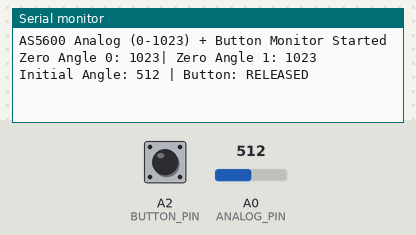
A sketch run on a simulated SparkFun Pro Micro, built with avr-gcc and run on an emulated ATmega32U4. Parts: the last lines printed to the serial monitor. The inputs (shaded band) are chosen by the test bench; at power-on: A0 (ANALOG_PIN) = 512, A2 (BUTTON_PIN) HIGH.

Above: at 1.2 s.
1.3 s: A0 (ANALOG_PIN) set to 716
At 2.5 s:
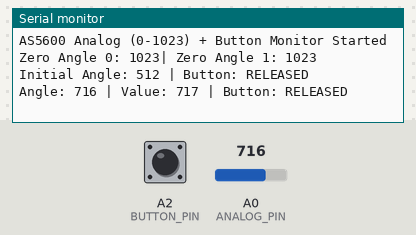
2.8 s: A2 (BUTTON_PIN) pulled LOW for 0.15 s
At 2.96 s:
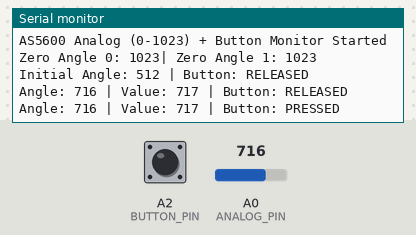
4.4 s: A0 (ANALOG_PIN) set to 900
At 5.1 s:
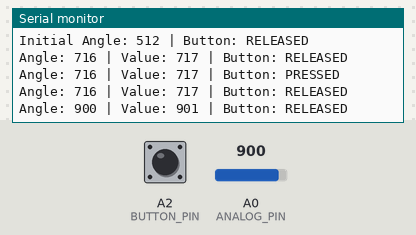
5.9 s: A2 (BUTTON_PIN) pulled LOW for 1 s
At 8.1 s:
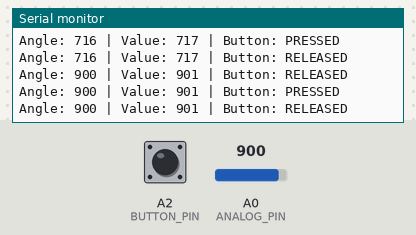

The sketch:

input_testing.ino
```cpp
// (licence header left out)
#include <EEPROM.h>

// Target:
//  Arduino Pro Micro
// Connections:
//  AS5600 Analog Mode (A0)
//  Pushbutton connected to ground using internal pullups (A2)

const int ANALOG_PIN = A0;
const int BUTTON_PIN = A2;

// Minimum angle step change (0..1023) required to trigger an update (effectively 0-256 -> 0-360)
const int ANGLE_CHANGE_THRESHOLD = 4;

// Debounce timing (ms)
const unsigned long DEBOUNCE_DELAY_MS = 30;

// Button state tracking (active LOW with INPUT_PULLUP)
int lastRawButtonState = HIGH;
int debouncedButtonState = HIGH;
unsigned long lastDebounceTime = 0;

// Angle state tracking
int lastAngle = -1;

// Angle 'zero' positions
int zeroAngle0 = 0;
int zeroAngle1 = 0;

void setup() {
  pinMode(ANALOG_PIN, INPUT);
  pinMode(BUTTON_PIN, INPUT_PULLUP);

  Serial.begin(115200);
  unsigned long startWait = millis();
  while (!Serial && (millis() - startWait < 3000)) {
    ;
  }

  Serial.println("AS5600 Analog (0-1023) + Button Monitor Started");

  debouncedButtonState = digitalRead(BUTTON_PIN);
  lastRawButtonState = debouncedButtonState;
  lastAngle = analogRead(ANALOG_PIN);

// If the pushbutton is down for 3s on startup, save the current angle as the 'zero' position
  startWait = millis();
  while ((debouncedButtonState == LOW) && (millis() - startWait < 3000)) {
    debouncedButtonState = digitalRead(BUTTON_PIN);
    // Write the 'zero' points to the first 4 bytes of the EEPROM (PDL0 - 16bits, PDL1 - 16bits)
    zeroAngle0 = analogRead(ANALOG_PIN);
    zeroAngle1 = analogRead(ANALOG_PIN);
    EEPROM.put(0, zeroAngle0);
    EEPROM.put(2, zeroAngle1);

    Serial.println("Angle zero values updated");
  }

  // Read the 'zero' angle values
  EEPROM.get(0, zeroAngle0);
  EEPROM.get(2, zeroAngle1);

  // In case the zero value was uninitialized, clamp it [0,1023]
  zeroAngle0 = zeroAngle0 & 0x03ff;
  zeroAngle1 = zeroAngle1 & 0x03ff;

  Serial.print("Zero Angle 0: ");
  Serial.print(zeroAngle0);
  Serial.print("| Zero Angle 1: ");
  Serial.println(zeroAngle1);

  Serial.print("Initial Angle: ");
  Serial.print(lastAngle);
  Serial.print(" | Button: ");
  Serial.println(debouncedButtonState == LOW ? "PRESSED" : "RELEASED");

}

void loop() {
  unsigned long now = millis();

  // 1. Read and debounce pushbutton on A2
  int rawButton = digitalRead(BUTTON_PIN);
  bool buttonChanged = false;

  if (rawButton != lastRawButtonState) {
    lastDebounceTime = now;
    lastRawButtonState = rawButton;
  }

  if ((now - lastDebounceTime) >= DEBOUNCE_DELAY_MS) {
    if (rawButton != debouncedButtonState) {
      debouncedButtonState = rawButton;
      buttonChanged = true;
    }
  }

  // 2. Read AS5600 analog value on A0 (0..1023)
  int currentAngle = analogRead(ANALOG_PIN);
  int angleDelta = abs(currentAngle - lastAngle);
  bool angleChanged = (lastAngle < 0) || (angleDelta >= ANGLE_CHANGE_THRESHOLD);

  // 3. Print whenever angle value or debounced button state changes
  if (buttonChanged || angleChanged) {
    lastAngle = currentAngle;

    Serial.print("Angle: ");
    Serial.print(lastAngle);
    Serial.print(" | Value: ");
    Serial.print(remap(lastAngle, zeroAngle0));
    Serial.print(" | Button: ");
    Serial.println(debouncedButtonState == LOW ? "PRESSED" : "RELEASED");
  }
}

// Apply the zero offset and wrap it around 12bits [0,1023]
int remap(int sensor, int zero) {
  return (sensor - zero) & 0x03ff;
}
```

Measured:
- after the input at 1.3 s, the serial monitor: prints a new line at once (image 1)
- after the input at 2.8 s, the serial monitor: prints a new line at once (image 2)
- after the input at 4.4 s, the serial monitor: prints a new line at once (image 3)
- after the input at 5.9 s, the serial monitor: prints a new line at once (image 4)
